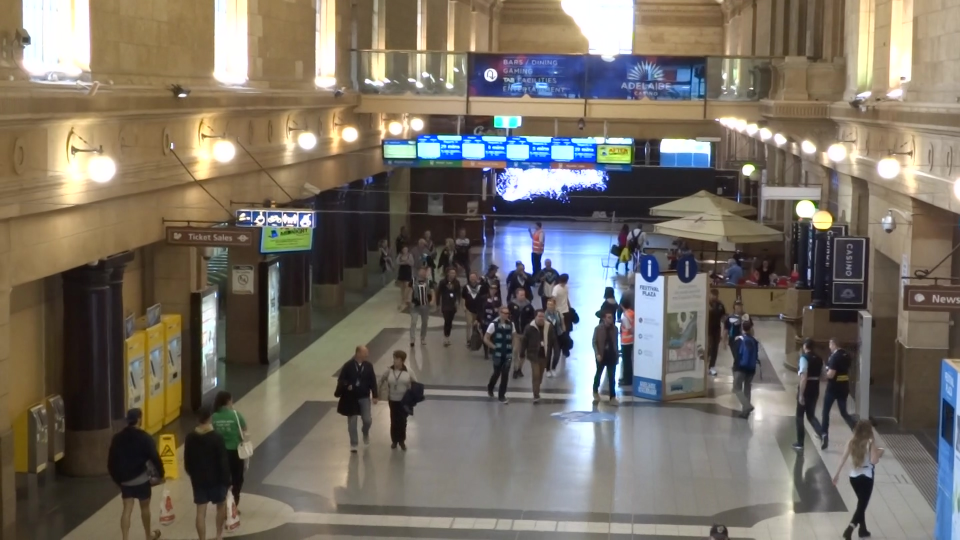
#> input picture homography/img/1.jpg, 1920 x 1080 px (shown at 1/2 size)
$ python run.py
#> lines starting #> are read from the running program, lines starting #| are printed output that depends on the picture; after the words box and inside, x2 and y2 are one past the last pixel; in counts of white or black regions, pixels touching at a corner belong together
### homography/homography_utils.py
import cv2
import numpy as np

def compute_homography_build_A(src, dst):
    '''
    Compute the matrix A for formulation Ah = 0.

    Params
    _________
    src/dst: 2xN matrix, where each column represents a point

    Returns
    _________
    A: 2N x 9 matrix
    '''
    def prepare_pt(spt, dpt):
        '''
        Prepare
        [[x_i, y_i, 1, 0, 0, 0, -x_i' x_i, -x_i' y_i, -x_i],
        [0, 0, 0, x_i, y_i, 1, -y_i' x_i, -y_i' y_i, -y_i]]

        Params
        _________
        spt/dpt: 2, vectors representing points
        '''
        # Add 1 and reshape to row vector
        spt_1 = np.reshape(np.concatenate([spt, [1]], axis=0), (1, 3))

        spt_up = np.concatenate([spt_1, np.zeros((1, 3))], axis=0)
        spt_dn = np.concatenate([np.zeros((1, 3)), spt_1], axis=0)
        prod_mat = np.einsum('i,j->ij', -dpt, spt)
        dpt_neg = - np.reshape(dpt, (2, 1))

        re = np.concatenate([
            spt_up, spt_dn, prod_mat, dpt_neg
        ], axis=1)
        return re

    N = src.shape[1]

    A = np.zeros((2*N, 9))
    for i in range(N):
        A[2*i:2*i+2, :] = prepare_pt(src[:, i], dst[:, i])

    return A

def compute_homography(src, dst):
    '''
    Solving for the homography matrix needed to take src points to dst points
    Use the formulation Ah = 0
    where matrix A takes the form
    [
        ...
        [x_i, y_i, 1, 0, 0, 0, -x_i' x_i, -x_i' y_i, -x_i],
        [0, 0, 0, x_i, y_i, 1, -y_i' x_i, -y_i' y_i, -y_i],
        ...
    ]
    and h contains the coefficients of homography matirx

    Params
    _________
    src/dst: 2xN matrix, where each column represents a point. N must be greater than 4.

    Returns
    _________
    pts: 3x3 matrix representing homography transformation
    '''
    N = src.shape[1]
    if N < 4:
        raise ValueError("Homography matrix can only be computed given 4 data points")
    A = compute_homography_build_A(src, dst)
    M = A.T @ A
    eigvals, eigvecs = np.linalg.eigh(M)

    # Returning the eigenvector with smallest eigenvalue
    return np.reshape(eigvecs[:, 0], (3, 3))

def homography_trsf(pts, M):
    '''
    Transforms the given points through homography

    Params
    _________
    pts: 2xN matrix, where each column represents a point
    M: 3x3 homography transformation

    Returns
    _________
    pts: 2xN matrix representing transformed points
    '''
    N = pts.shape[1]
    homogeneous_coord = np.concatenate([pts, np.ones((1, N))], axis=0)
    world_coord = M @ homogeneous_coord
    world_coord = world_coord / world_coord[2, :]
    return world_coord[:2, :]

def find_close(pts, threshold=1, verbose=True, idx_stay_away=[]):
    '''
    Find the set of index that are too close to other points.

    Params
    _________
    pts: 2xN matrix, where each column represents a point
    threshold: The threshold for closeness.
    verbose: Whether computed distances are printed

    _________
    indices: The set of index too close to other points
    '''
    N = pts.shape[1]
    dists = np.zeros((N, N))
    np.fill_diagonal(dists, np.inf)
    indices = []

    # Compute Euclidean distances
    for i in range(N):
        for j in range(i+1, N):
            cur_diff = pts[:, i] - pts[:, j]
            cur_dist = np.sum(cur_diff * cur_diff) ** (1/2)
            dists[i, j] = cur_dist

    dists += dists.T
    if verbose:
        print("Computed distances:\n{}".format(dists))

    # Collecting close indices
    for i in range(N):
        if i in idx_stay_away:
            cur_threshold = 2*threshold
        else:
            cur_threshold = threshold
        if any(dists[i, :] < cur_threshold):
            indices.append(i)

    return indices

# [93 lines left out: functions get_rotational_matrix, get_homography, get_sap_homography, not called in this run]

def box2pt(boxes):
    '''
    Transform the bounding boxes to bottom center point

    Params
    _________
    boxes: list of bounding boxes (topleft, bottomright).

    Returns
    _________
    coords: list of coordinates at bottom center
    '''

    coords = []
    for box in boxes:
        tl = box[0]
        br = box[1]
        x = int((tl[0] + br[0]) / 2)
        y = br[1]
        coords.append([x, y])
    return coords

def color_pts(img, coords, color=[0, 255, 0], width=5):
    '''
    Color img of coords to color

    Params
    _________
    imgs: n x m x 3 image
    coords: list of coordinates (x, y).
    color: size 3 color channel

    Returns
    _________
    imgs: n x m x 3 image
    '''
    for crd in coords:
        img[crd[1]-width:crd[1]+width, crd[0]-width:crd[0]+width] = color
    return img

def color_boxes(img, boxes, color=[0, 255, 0]):
    '''
    Color img of coords to color

    Params
    _________
    imgs: n x m x 3 image
    boxes: list of bounding boxes (topleft, bottomright).
    color: size 3 color channel

    Returns
    _________
    imgs: n x m x 3 image
    '''
    for box in boxes:
        cv2.rectangle(img, box[0], box[1], color, 3)
    return img

# [19 lines left out: function detect_close, not called in this run]

### homography/run.py
import cv2
import numpy as np
import matplotlib.pyplot as plt
from homography_utils import *

### Parameters
fname = '1.jpg'

### Preparation
folder = 'img/'
boxes = [((676, 688), (759, 915)), ((375, 779), (484, 1092)), ((761, 694), (840, 913)), ((219, 818), (335, 1074)), ((1450, 636), (1525, 829)), ((1629, 678), (1704, 870)), ((971, 615), (1036, 809)), ((1040, 613), (1116, 812)), ((874, 545), (928, 680)), ((1668, 823), (1766, 1077)), ((1182, 621), (1236, 803)), ((923, 549), (973, 675)), ((1019, 570), (1068, 660)), ((815, 549), (854, 709))] # The bounding boxes for pedestrians obtained from darknet.

img = cv2.imread(folder+fname)
#> img is the input picture: shape (1080, 1920, 3); mean B, G, R 100.2, 111, 118.5
# img = cv2.cvtColor(img, cv2.COLOR_BGR2RGB)

##### Runs
### Obtaining the figure with pedestrians in boxes
detect_img = color_boxes(img, boxes)
#> after the loop in color_boxes, `for box in boxes:`:
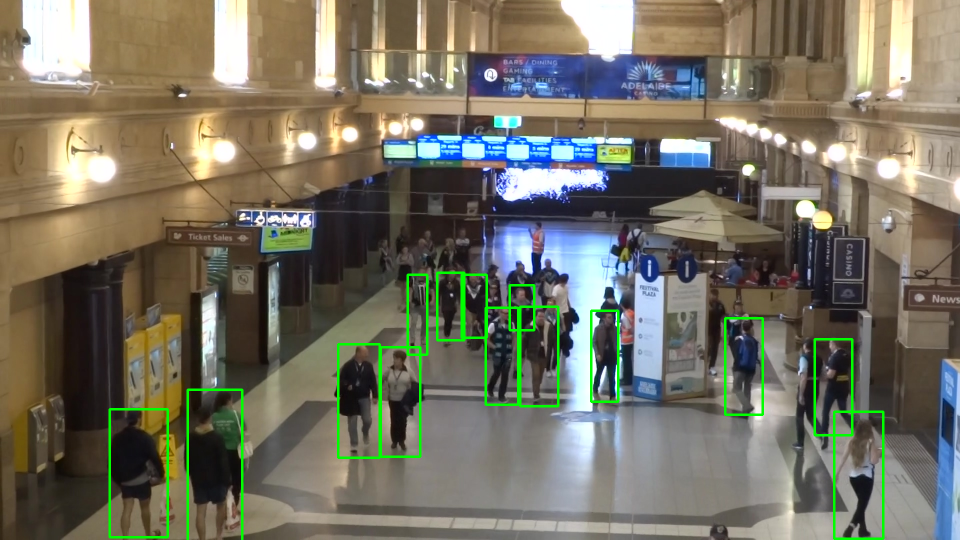
#> img: shape (1080, 1920, 3) (shown at 1/2 size); 1.71% of pixels changed, all inside (x1, y1, x2, y2) = (217, 543, 1769, 1080)
cv2.imwrite("homography_1.jpg", detect_img)

### Obtaining the figure with points below pedestrians
pts = box2pt(boxes) # bounding box to point at bottom center
detect_pt_img = color_pts(np.copy(detect_img), pts, color=[0, 0, 255])
cv2.imwrite("homography_2.jpg", detect_pt_img)

### Compute homography
src_pts = np.array([
    [200, 1020],
    [1884, 1050],
    [526, 768],
    [1703, 794]
])

dst_pts = np.array([
    [100, 1000],
    [1000, 1000],
    [100, 100],
    [1000, 100]
])
H = compute_homography(src_pts.T, dst_pts.T)

### Compute transformed pedestrians coordinates
pts_T = np.array(pts).T
pts_trsf = homography_trsf(pts_T, H)

### Find the indices of close pedestrians
cls_idx = find_close(pts_trsf, threshold=100, verbose=False)
print(cls_idx)

### Plotting the close boxes in red
close_img = np.copy(detect_img)
for idx in cls_idx:
  box = boxes[idx]
  cv2.rectangle(close_img, box[0], box[1], [0, 0, 255], 3)
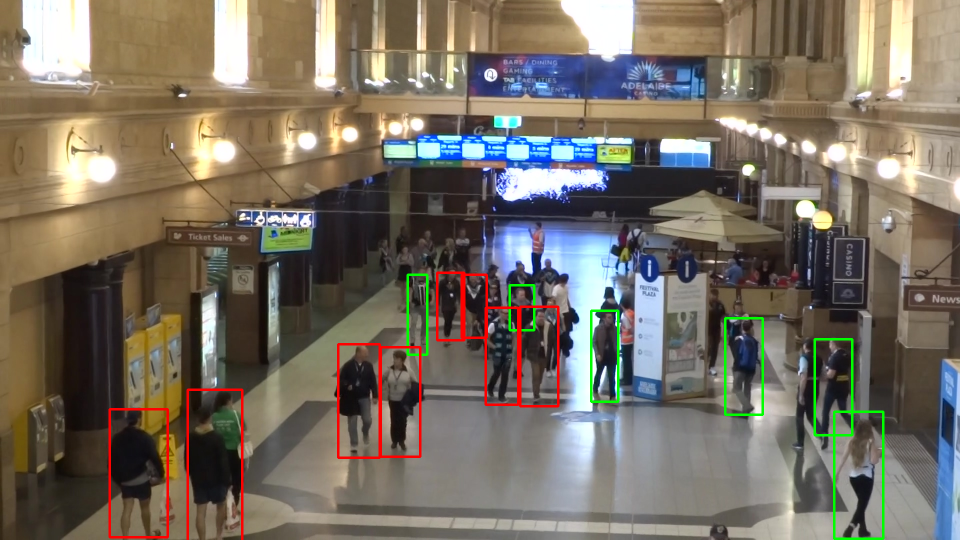
#> close_img: shape (1080, 1920, 3) (shown at 1/2 size); 1.02% of pixels changed, all inside (x1, y1, x2, y2) = (217, 543, 1119, 1080)

cv2.imwrite("homography_3.jpg", close_img)

### Find the indices of close pedestrians, with idx=12 being the one without mask
cls_idx = find_close(pts_trsf, threshold=100, verbose=False, idx_stay_away=[12])
print(cls_idx)

### Plotting the close boxes in red
close_img = np.copy(detect_img)
for idx in cls_idx:
  box = boxes[idx]
  cv2.rectangle(close_img, box[0], box[1], [0, 0, 255], 3)
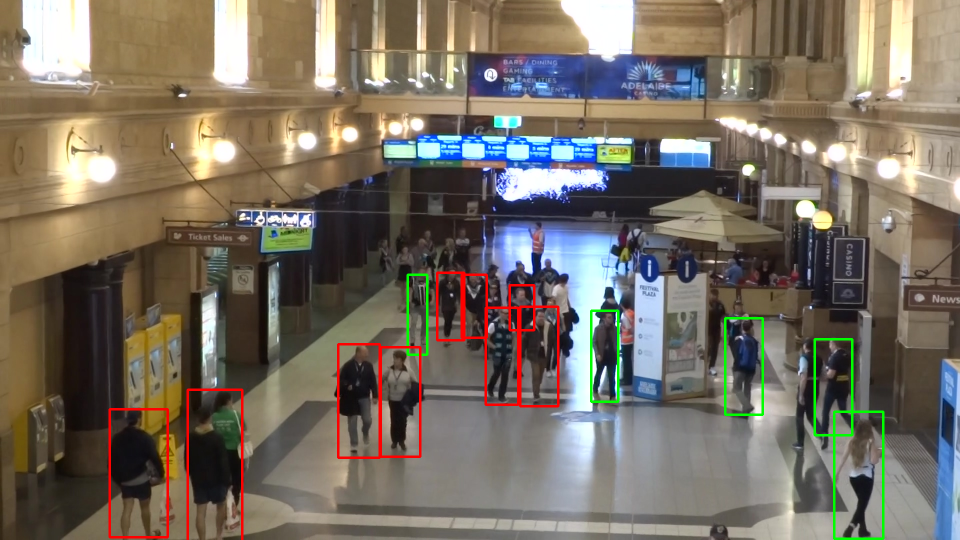
#> close_img: shape (1080, 1920, 3) (shown at 1/2 size); 1.08% of pixels changed, all inside (x1, y1, x2, y2) = (217, 543, 1119, 1080)

cv2.imwrite("homography_4.jpg", close_img)
